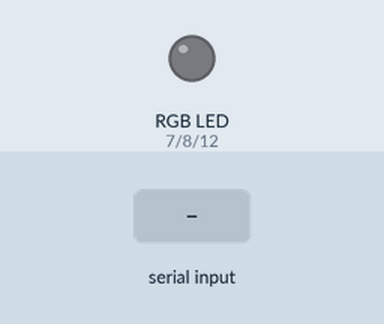
Recording of a sketch running on a simulated Arduino Uno, built with avr-gcc and run on an emulated ATmega328P. Parts: an RGB LED mixed from three pins (HIGH = lit). The inputs (shaded band) are chosen by the test bench.

Above: at 1.2 s.
1.3 s: "r" received over Serial
At 2.1 s:
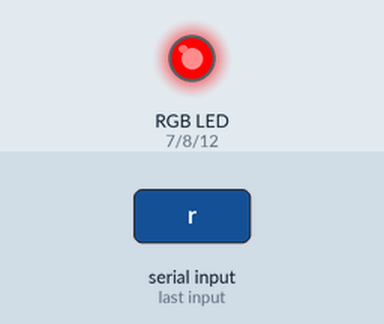
2.8 s: "g" received over Serial
At 3.2 s:
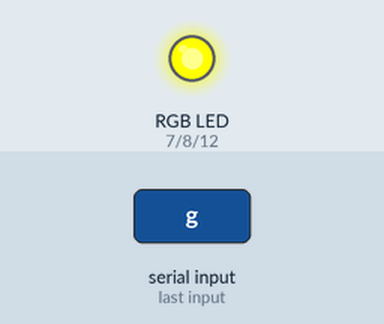
4.3 s: "b" received over Serial
At 5.5 s:
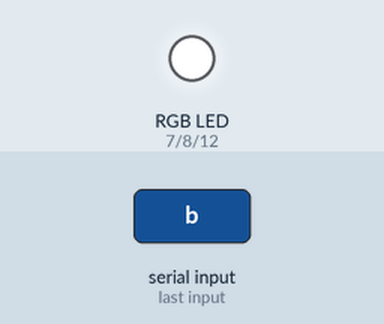
5.8 s: "r" received over Serial
At 6.7 s:
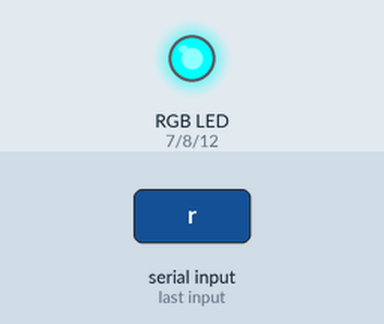
7.3 s: "g" received over Serial
At 7.9 s:
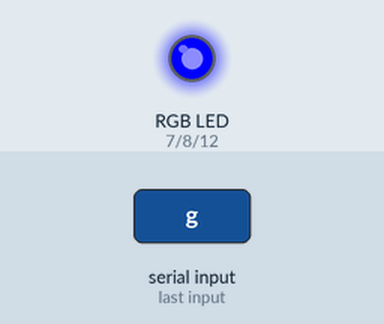
Timing chart, 0 to 9.8 s (numbered marks = the images above; inputs shaded):
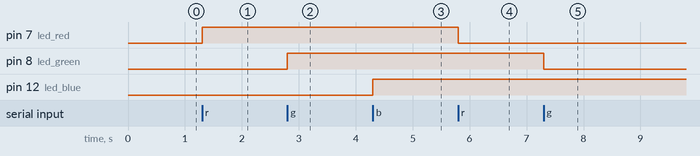

The sketch:

serial_rgb_toggle.ino
```cpp
// Define the pins where the LEDs are connected
int led_red = 7;    // Red LED on digital pin 7
int led_green = 8;  // Green LED on digital pin 8
int led_blue = 12;  // Blue LED on digital pin 12

void setup() {
  Serial.begin(9600);               // Start serial communication at 9600 bps
  pinMode(led_red, OUTPUT);         // Set red LED pin as output
  pinMode(led_green, OUTPUT);       // Set green LED pin as output
  pinMode(led_blue, OUTPUT);        // Set blue LED pin as output
}

void loop() {
  // Check if data is available in the serial monitor
  if (Serial.available()) {
    char Led = Serial.read();       // Read the character typed in the serial monitor

    // Check which key was pressed and perform the corresponding action
    switch (Led) {
      case 'r': // If key 'r' was pressed
        // Toggle red LED
        digitalWrite(led_red, !digitalRead(led_red));
        break;

      case 'g': // If key 'g' was pressed
        // Toggle green LED
        digitalWrite(led_green, !digitalRead(led_green));
        break;

      case 'b': // If key 'b' was pressed
        // Toggle blue LED
        digitalWrite(led_blue, !digitalRead(led_blue));
        break;

      default: // If another key was pressed
        Serial.print("Unrecognized key: ");
        Serial.print(Led);
        Serial.println(". Please type r for red, g for green, or b for blue.");
    }
  }
}
```

Measured:
- after the input at 1.3 s, pin 7 (led_red): LOW → HIGH at once
- after the input at 2.8 s, pin 8 (led_green): LOW → HIGH at once
- after the input at 4.3 s, pin 12 (led_blue): LOW → HIGH at once
- after the input at 5.8 s, pin 7 (led_red): HIGH → LOW at once
- after the input at 7.3 s, pin 8 (led_green): HIGH → LOW at once
